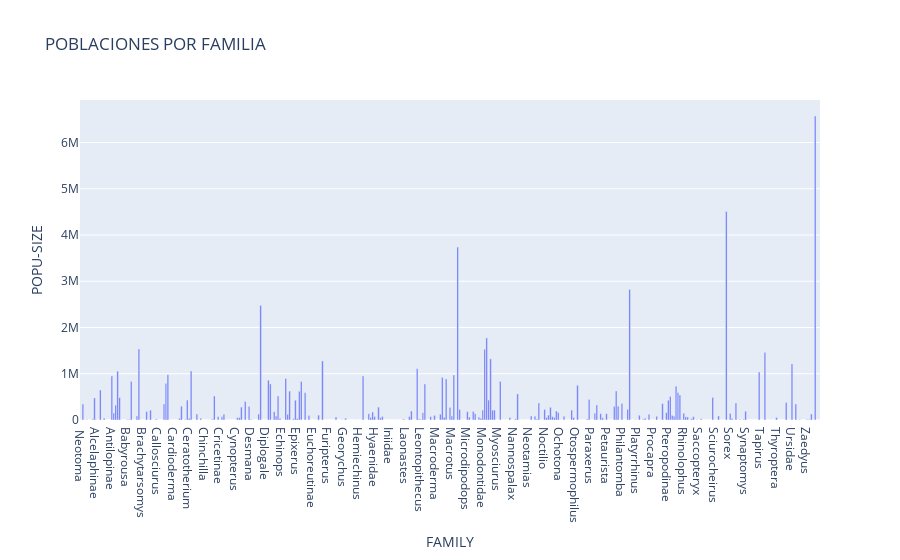

Write notebook code for a chart like this one.
### Code cell
filtrado = df.groupby("FAMILY", as_index=False)["POPU-SIZE","PREGNANCY-DURATION(M)","LIFESPAN(Y)"].sum()
filtrado
px.bar(data_frame = filtrado,
       x          = "FAMILY",
       y          = "POPU-SIZE",
      barmode="group",
       title ="POBLACIONES POR FAMILIA")

### Figure 1 — Plotly figure (JSON) as saved in the notebook; plotly's stock layout.template omitted (floating-point values rounded to 4 significant figures; data arrays with more than 128 entries replaced by an {"elided": "..."} marker saying what was removed)
{"data": [{"alignmentgroup": "True", "hovertemplate": "FAMILY=%{x}<br>POPU-SIZE=%{y}<extra></extra>", "legendgroup": "", "marker": {"color": "#636efa", "pattern": {"shape": ""}}, "name": "", "offsetgroup": "", "orientation": "v", "showlegend": false, "textposition": "auto", "type": "bar", "x": {"elided": "383 str values"}, "xaxis": "x", "y": {"elided": "383 float values"}, "yaxis": "y"}], "layout": {"autosize": true, "barmode": "group", "legend": {"tracegroupgap": 0}, "title": {"text": "POBLACIONES POR FAMILIA"}, "xaxis": {"anchor": "y", "autorange": true, "domain": [0, 1], "range": [-0.5, 382.5], "title": {"text": "FAMILY"}, "type": "category"}, "yaxis": {"anchor": "x", "autorange": true, "domain": [0, 1], "range": [0, 6919000.0], "title": {"text": "POPU-SIZE"}, "type": "linear"}}}
